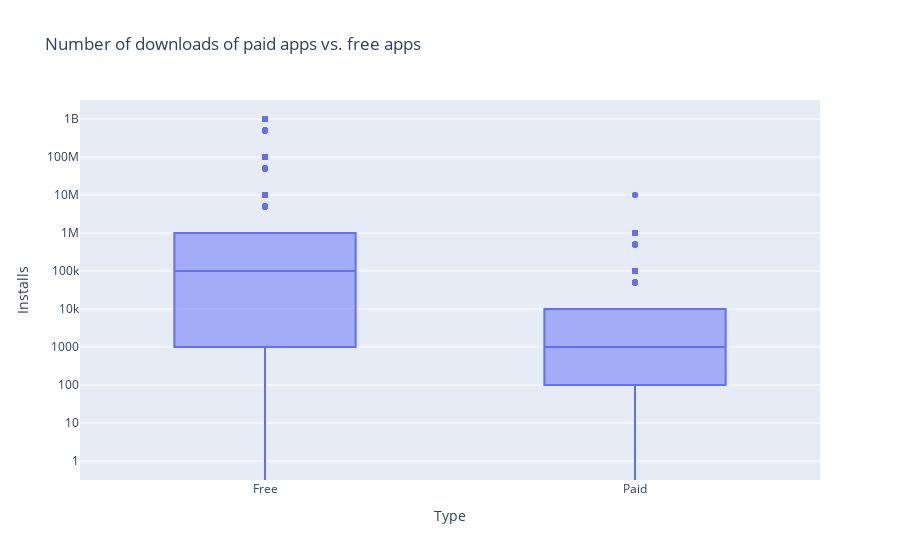

The code cell stored with this chart in its notebook:
### Markdown cell above
<p dir=rtl style="direction: rtl;text-align: right;line-height:200%;font-family:vazir;font-size:medium">
<font face="vazir" size=3>
    برای یافتن جواب سوالات فوق نمودار جعبه ای رسم میکنیم به طوری که
    محور
    <code>x</code>
    در آن پولی یا رایگان بودن اپلیکیشن را تعیین میکند و محور 
    <code>y</code>
    نیز تعداد نصب ها نشان میدهد.
  </font>
</p>

### Code cell
box_figure = px.box(
    data ,
    x="Type",
    y="Installs" ,
    log_y=True ,
    title="Number of downloads of paid apps vs. free apps"
)

box_figure.show()

### Figure 1 — Plotly figure (JSON) as saved in the notebook; plotly's stock layout.template omitted (floating-point values rounded to 4 significant figures; data arrays with more than 128 entries replaced by an {"elided": "..."} marker saying what was removed)
{"data": [{"alignmentgroup": "True", "hovertemplate": "Type=%{x}<br>Installs=%{y}<extra></extra>", "legendgroup": "", "marker": {"color": "#636efa"}, "name": "", "notched": false, "offsetgroup": "", "orientation": "v", "showlegend": false, "type": "box", "x": {"elided": "9659 str values"}, "x0": " ", "xaxis": "x", "y": {"elided": "9659 int values"}, "y0": " ", "yaxis": "y"}], "layout": {"boxmode": "group", "legend": {"tracegroupgap": 0}, "title": {"text": "Number of downloads of paid apps vs. free apps"}, "xaxis": {"anchor": "y", "domain": [0, 1], "title": {"text": "Type"}}, "yaxis": {"anchor": "x", "domain": [0, 1], "title": {"text": "Installs"}, "type": "log"}}}
